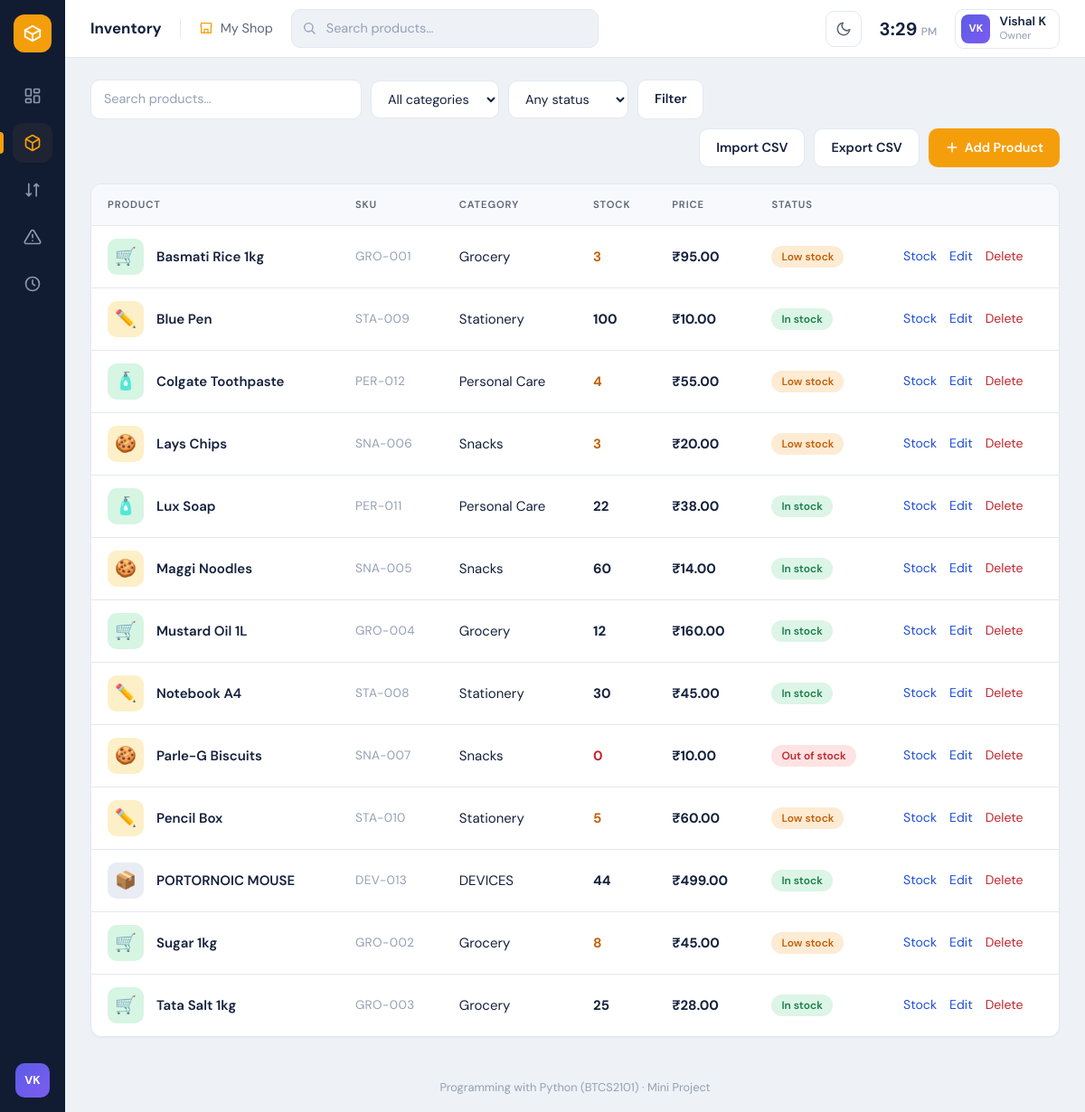
Page /products on the committed database.
### tables this page shows
CREATE TABLE products (
                    id            INTEGER PRIMARY KEY AUTOINCREMENT,
                    name          TEXT    NOT NULL UNIQUE,
                    category      TEXT    NOT NULL DEFAULT 'General',
                    price         REAL    NOT NULL DEFAULT 0,
                    quantity      INTEGER NOT NULL DEFAULT 0,
                    reorder_level INTEGER NOT NULL DEFAULT 5,
                    created_at    TEXT    NOT NULL
                );

### app.py (the view)
@app.route("/products")
def products():
    search = request.args.get("search", "").strip()
    category = request.args.get("category", "").strip()
    status = request.args.get("status", "").strip()
    items = [
        p for p in manager.list_products(search, category)
        if matches_status(p, status)
    ]
    return render_template(
        "products.html",
        products=items,
        categories=manager.list_categories(),
        search=search,
        selected_category=category,
        selected_status=status,
    )

### app.py (called while the page is built)
def matches_status(product, status):
    if status == "out":
        return product["quantity"] == 0
    if status == "low":
        return 0 < product["quantity"] <= product["reorder_level"]
    if status == "in":
        return product["quantity"] > product["reorder_level"]
    return True   # no filter chosen

### inventory.py (called while the page is built)
    def _connect(self):
        conn = sqlite3.connect(self.db_path)
        conn.row_factory = sqlite3.Row          # rows behave like dictionaries
        conn.execute("PRAGMA foreign_keys = ON")
        return conn

    def list_products(self, search="", category=""):
        query = "SELECT * FROM products WHERE 1=1"
        params = []
        if search:
            query += " AND name LIKE ?"
            params.append(f"%{search.strip()}%")
        if category:
            query += " AND category = ?"
            params.append(category)
        query += " ORDER BY name COLLATE NOCASE"
        conn = self._connect()
        try:
            rows = conn.execute(query, params).fetchall()
        finally:
            conn.close()
        return [dict(r) for r in rows]

    def list_categories(self):
        conn = self._connect()
        try:
            rows = conn.execute(
                "SELECT DISTINCT category FROM products ORDER BY category"
            ).fetchall()
        finally:
            conn.close()
        return [r["category"] for r in rows]

### templates/products.html (shortened to what this page needs)
{% extends "base.html" %}
{% from "macros.html" import product_tile, sku, status_badge %}
{% block content %}
<form class="toolbar" method="get">
  <div class="grow"><input type="text" name="search" placeholder="Search products…" value="{{ search }}"></div>
  <select name="category" onchange="this.form.submit()">
    <option value="">All categories</option>
  </select>
  <select name="status" onchange="this.form.submit()">
    <option value="">Any status</option>
  </select>
  <button class="btn ghost" type="submit">Filter</button>
  <div class="right">
    <a class="btn ghost" href="{{ url_for('import_csv') }}">Import CSV</a>
    <a class="btn ghost" href="{{ url_for('export_csv') }}">Export CSV</a>
    <a class="btn" href="{{ url_for('add_product') }}">
      <svg viewBox="0 0 24 24" fill="none" stroke="currentColor" stroke-width="2.4" stroke-linecap="round"><path d="M12 5v14M5 12h14"/></svg>
      Add Product
    </a>
  </div>
</form>
<section class="panel flush">
{% if products %}
  <div class="table-wrap">
  <table>
    <thead>
      <tr><th>Product</th><th>SKU</th><th>Category</th><th>Stock</th><th>Price</th><th>Status</th><th></th></tr>
    </thead>
    <tbody>
    {% for p in products %}
    <tr>
      <td><div class="product-cell">{{ product_tile(p.category) }}{{ p.name }}</div></td>
      <td class="sku">{{ sku(p) }}</td>
      <td>{{ p.category }}</td>
      <td><span class="num {{ 'red' if p.quantity == 0 else ('orange' if p.quantity <= p.reorder_level) }}">{{ p.quantity }}</span></td>
      <td class="num">₹{{ "%.2f"|format(p.price) }}</td>
      <td>{{ status_badge(p) }}</td>
      <td>
        <div class="row-actions">
          <a href="{{ url_for('stock', product_id=p.id) }}">Stock</a>
          <a href="{{ url_for('edit_product', product_id=p.id) }}">Edit</a>
          <form method="post" action="{{ url_for('delete_product', product_id=p.id) }}"
                onsubmit="return confirm('Delete {{ p.name|e }} and its history?');">
            <button type="submit" class="link-danger">Delete</button>
          </form>
        </div>
      </td>
    </tr>
    {% endfor %}
    </tbody>
  </table>
  </div>
{% else %}
  <div class="empty">No products found. <a href="{{ url_for('add_product') }}">Add one</a> or <a href="{{ url_for('import_csv') }}">import a CSV</a>.</div>
{% endif %}
</section>
{% endblock %}

### templates/macros.html (shortened to what this page needs)
{% macro product_tile(category) -%}
  {%- set c = (category or '')|lower -%}
  {%- if 'drink' in c or 'beverage' in c %}<span class="tile t-blue">🥤</span>
  {%- elif 'snack' in c %}<span class="tile t-yellow">🍪</span>
  {%- elif 'grocer' in c %}<span class="tile t-green">🛒</span>
  {%- elif 'food' in c or 'bakery' in c %}<span class="tile t-pink">🥐</span>
  {%- elif 'station' in c %}<span class="tile t-yellow">✏️</span>
  {%- elif 'care' in c or 'beauty' in c %}<span class="tile t-green">🧴</span>
  {%- elif 'electr' in c %}<span class="tile t-blue">🔌</span>
  {%- else %}<span class="tile t-grey">📦</span>{% endif -%}
{%- endmacro %}
{% macro sku(p) -%}
  {{ ((p.category or 'GEN')[:3])|upper }}-{{ '%03d'|format(p.id) }}
{%- endmacro %}
{% macro status_badge(p) -%}
  {%- if p.quantity == 0 %}<span class="badge danger">Out of stock</span>
  {%- elif p.quantity <= p.reorder_level %}<span class="badge warn">Low stock</span>
  {%- else %}<span class="badge ok">In stock</span>{% endif -%}
{%- endmacro %}

### static/style.css (style rules this page uses)
:root { --sidebar: #111c33; --sidebar-hover: #1c2a47; --bg: #eef1f6; --surface: #ffffff; --border: #e4e8f0; --surface-2: #f8f9fc; --hover: #f4f6fa; --track: #e9edf5; --code-bg: #f4f6fa; --nav-active: #1e2433; --ink: #14213d; --ink-soft: #5b6578; --ink-faint: #94a0b4; --accent: #f59e0b; --accent-dark: #d98506; --green: #1a7f4b; --green-bg: #dcf5e6; --orange: #c2610a; --orange-bg: #fdebd3; --red: #c0262d; --red-bg: #fde3e3; --blue: #1f4fd8; --t-yellow: #fdf0c8; --t-pink: #fbdcec; --t-green: #d6f5e3; --t-blue: #dde6fb; --t-red: #fbdcdc; --t-grey: #e8ecf3; color-scheme: light; --radius: 12px; --shadow: 0 1px 2px rgba(20, 33, 61, .04); }
* { box-sizing: border-box; }
body { margin: 0; font-family: "DM Sans", "Segoe UI", system-ui, -apple-system, sans-serif; background: var(--bg); color: var(--ink); font-size: 15px; line-height: 1.5; }
a { color: var(--blue); text-decoration: none; }
.panel { background: var(--surface); border: 1px solid var(--border); border-radius: var(--radius); box-shadow: var(--shadow); padding: 20px; margin-bottom: 20px; }
.panel.flush { padding: 0; overflow: hidden; }
.table-wrap { overflow-x: auto; }
table { width: 100%; border-collapse: collapse; }
thead th { text-align: left; font-size: .7rem; font-weight: 600; letter-spacing: .08em; text-transform: uppercase; color: var(--ink-soft); padding: 14px 18px; background: var(--surface-2); border-bottom: 1px solid var(--border); white-space: nowrap; }
tbody td { padding: 14px 18px; border-bottom: 1px solid var(--border); vertical-align: middle; }
tbody tr:last-child td { border-bottom: 0; }
.num { font-weight: 700; }
.num.orange { color: var(--orange); }
.num.red { color: var(--red); }
.sku { color: var(--ink-faint); font-size: .85rem; letter-spacing: .03em; }
.product-cell { display: flex; align-items: center; gap: 14px; font-weight: 600; }
.tile { width: 40px; height: 40px; border-radius: 10px; display: grid; place-items: center; font-size: 1.2rem; flex: none; }
.tile.t-yellow { background: var(--t-yellow); }
.tile.t-green { background: var(--t-green); }
.tile.t-grey { background: var(--t-grey); }
.badge { display: inline-block; padding: 3px 11px; border-radius: 999px; font-size: .75rem; font-weight: 600; white-space: nowrap; }
.badge.ok { background: var(--green-bg); color: var(--green); }
.badge.warn { background: var(--orange-bg); color: var(--orange); }
.badge.danger { background: var(--red-bg); color: var(--red); }
.btn { display: inline-flex; align-items: center; gap: 6px; background: var(--accent); color: #fff; border: 0; border-radius: 10px; padding: 10px 18px; font: inherit; font-weight: 600; font-size: .9rem; cursor: pointer; }
.btn svg { width: 16px; height: 16px; }
.btn.ghost { background: var(--surface); color: var(--ink); border: 1px solid var(--border); }
input[type=text], input[type=number], input[type=search], select, input[type=file] { font: inherit; font-size: .9rem; color: var(--ink); background: var(--surface); border: 1px solid var(--border); border-radius: 10px; padding: 10px 14px; }
input::placeholder { color: var(--ink-faint); }
.toolbar { display: flex; flex-wrap: wrap; gap: 10px; align-items: center; margin-bottom: 18px; }
.toolbar .grow { flex: 0 1 300px; }
.toolbar .grow input { width: 100%; }
.toolbar .right { margin-left: auto; display: flex; gap: 10px; flex-wrap: wrap; }
.row-actions { display: flex; gap: 14px; align-items: center; white-space: nowrap; font-size: .88rem; }
.row-actions form { margin: 0; }
.link-danger { background: none; border: 0; color: var(--red); cursor: pointer; font: inherit; font-size: .88rem; padding: 0; }
body, .topbar, .panel, .stat, .user-chip, .btn, input, select, thead th, tbody td { transition: background-color .2s, color .2s, border-color .2s; }

### rows in the picture
products: name "Basmati Rice 1kg", category "GRO", id "001", category "Grocery", quantity "3", price "95.00", reorder_level "Low stock"
products: name "Blue Pen", category "STA", id "009", category "Stationery", quantity "100", price "10.00", reorder_level "In stock"
products: name "Colgate Toothpaste", category "PER", id "012", category "Personal Care", quantity "4", price "55.00", reorder_level "Low stock"
products: name "Lays Chips", category "SNA", id "006", category "Snacks", quantity "3", price "20.00", reorder_level "Low stock"
products: name "Lux Soap", category "PER", id "011", category "Personal Care", quantity "22", price "38.00", reorder_level "In stock"
products: name "Maggi Noodles", category "SNA", id "005", category "Snacks", quantity "60", price "14.00", reorder_level "In stock"
products: name "Mustard Oil 1L", category "GRO", id "004", category "Grocery", quantity "12", price "160.00", reorder_level "In stock"
products: name "Notebook A4", category "STA", id "008", category "Stationery", quantity "30", price "45.00", reorder_level "In stock"
products: name "Parle-G Biscuits", category "SNA", id "007", category "Snacks", quantity "0", price "10.00", shows "Out of stock"
products: name "Pencil Box", category "STA", id "010", category "Stationery", quantity "5", price "60.00", reorder_level "Low stock"
products: name "PORTORNOIC MOUSE", category "DEV", id "013", category "DEVICES", quantity "44", price "499.00", reorder_level "In stock"
products: name "Sugar 1kg", category "GRO", id "002", category "Grocery", quantity "8", price "45.00", reorder_level "Low stock"
products: name "Tata Salt 1kg", category "GRO", id "003", category "Grocery", quantity "25", price "28.00", reorder_level "In stock"

### other values in the picture
{{ USER_NAME[:1]|upper }} "V"
{{ SHOP_NAME }} "My Shop"
{{ USER_NAME }} "Vishal K"
{{ USER_ROLE }} "Owner"
